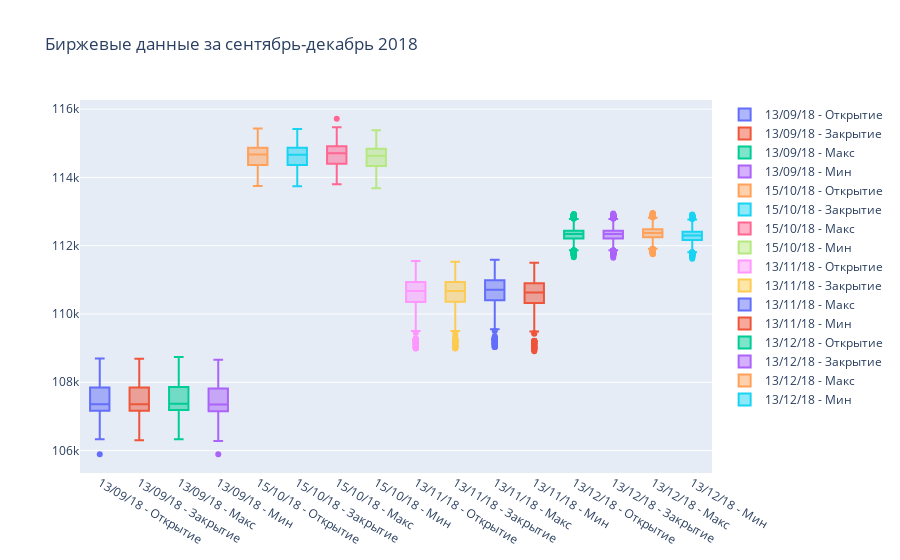

Write notebook code for a chart like this one.
### Markdown cell above
### Solution

### Code cell
df = pd.read_csv("data.csv")

columns = [("<OPEN>", "Открытие"), ("<CLOSE>", "Закрытие"), ("<HIGH>", "Макс"), ("<LOW>", "Мин")]

dates = df["<DATE>"].unique()

fig = go.Figure()
for date in dates:
    subdf = df[df["<DATE>"] == date]

    for col_col, col_title in columns:
        fig.add_trace(go.Box(y=subdf[col_col], name=date + " - " + col_title))

fig.update_layout(title="Биржевые данные за сентябрь-декабрь 2018")
fig

### Figure 1 — Plotly figure (JSON) as saved in the notebook; plotly's stock layout.template omitted (floating-point values rounded to 4 significant figures; data arrays with more than 128 entries replaced by an {"elided": "..."} marker saying what was removed)
{"data": [{"name": "13/09/18 - Открытие", "type": "box", "y": {"elided": "655 int values"}}, {"name": "13/09/18 - Закрытие", "type": "box", "y": {"elided": "655 int values"}}, {"name": "13/09/18 - Макс", "type": "box", "y": {"elided": "655 int values"}}, {"name": "13/09/18 - Мин", "type": "box", "y": {"elided": "655 int values"}}, {"name": "15/10/18 - Открытие", "type": "box", "y": {"elided": "810 int values"}}, {"name": "15/10/18 - Закрытие", "type": "box", "y": {"elided": "810 int values"}}, {"name": "15/10/18 - Макс", "type": "box", "y": {"elided": "810 int values"}}, {"name": "15/10/18 - Мин", "type": "box", "y": {"elided": "810 int values"}}, {"name": "13/11/18 - Открытие", "type": "box", "y": {"elided": "810 int values"}}, {"name": "13/11/18 - Закрытие", "type": "box", "y": {"elided": "810 int values"}}, {"name": "13/11/18 - Макс", "type": "box", "y": {"elided": "810 int values"}}, {"name": "13/11/18 - Мин", "type": "box", "y": {"elided": "810 int values"}}, {"name": "13/12/18 - Открытие", "type": "box", "y": {"elided": "806 int values"}}, {"name": "13/12/18 - Закрытие", "type": "box", "y": {"elided": "806 int values"}}, {"name": "13/12/18 - Макс", "type": "box", "y": {"elided": "806 int values"}}, {"name": "13/12/18 - Мин", "type": "box", "y": {"elided": "806 int values"}}], "layout": {"title": {"text": "Биржевые данные за сентябрь-декабрь 2018"}}}
